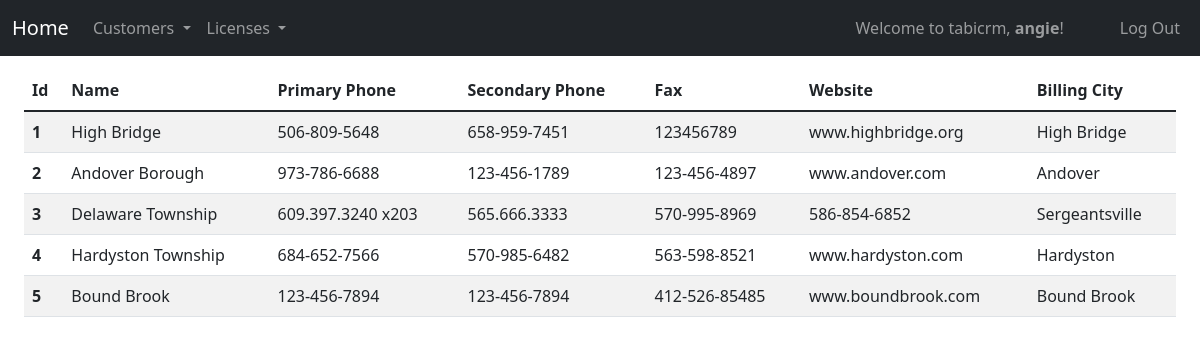
The page /all_customers (signed in) on the database its author committed.
### tabicrm/models.py (models this page shows, shortened)
class User(AbstractUser):
    id = models.AutoField(primary_key=True)
    role = models.CharField(max_length=64)
    title = models.CharField(max_length=64, null=True, blank=True)
    department = models.CharField(max_length=64, null=True, blank=True)
    extension = models.CharField(max_length=64, null=True, blank=True)
    cellphone = models.CharField(max_length=64, null=True, blank=True)
    street = models.CharField(max_length=64, null=True, blank=True)
    city = models.CharField(max_length=64, null=True, blank=True)
    state = models.CharField(max_length=64, null=True, blank=True)
    zip = models.CharField(max_length=64, null=True, blank=True)
    country = models.CharField(max_length=64, null=True, blank=True)

class Customer(models.Model):
    id = models.AutoField(primary_key=True)
    name = models.CharField(max_length=255)
    primary_phone = models.CharField(max_length=255)
    fax =  models.CharField(max_length=255, null=True, blank=True)
    secondary_phone =  models.CharField(max_length=64, null=True, blank=True)
    website = models.CharField(max_length=255, null=True, blank=True)
    notes = models.TextField(null=True, blank=True)
    billing_address_one = models.CharField(max_length=255, null=True, blank=True)
    billing_address_two = models.CharField(max_length=255, null=True, blank=True)
    billing_address_city = models.CharField(max_length=255, null=True, blank=True)
    billing_address_state = models.CharField(max_length=255, null=True, blank=True)
    billing_address_zip = models.CharField(max_length=255, null=True, blank=True)
    billing_address_country = models.CharField(max_length=255, null=True, blank=True)
    shipping_address_one = models.CharField(max_length=255, null=True, blank=True)
    shipping_address_two = models.CharField(max_length=255, null=True, blank=True)
    shipping_address_city = models.CharField(max_length=255, null=True, blank=True)
    shipping_address_state = models.CharField(max_length=255, null=True, blank=True)
    shipping_address_zip = models.CharField(max_length=255, null=True, blank=True)
    shipping_address_country = models.CharField(max_length=255, null=True, blank=True)

### tabicrm/views.py (the view)
# urls.py: path("all_customers", views.all_customers, name="all_customers"),
@login_required
def all_customers(request):
    customers = Customer.objects.all()
    return render(request,"tabicrm/all_customers.html", {"customers": customers})

### tabicrm/templates/tabicrm/all_customers.html (shortened to what this page needs)
{% extends "tabicrm/layout.html" %}
{% load static %}
{% load humanize %}
{% block body %}
<div class="container-fluid">
    <table class="table  table-striped table-responsive">
        <thead class="thead-dark">
            <tr>
                <th scope="col">Id</th>
                <th scope="col">Name</th>
                <th scope="col">Primary Phone</th>
                <th scope="col">Secondary Phone</th>
                <th scope="col">Fax</th>
                <th scope="col">Website</th>
                <th scope="col">Billing City</th>
            </tr>
        </thead>
        <tbody>
            {% for customer in customers %}
            <tr class="select-customer" id="{{customer.id}}" onclick="viewClient('{{customer.id}}')">
                <th scope=" row">{{customer.id}}</th>
                <td>{{customer.name}}</td>
                <td>{{customer.primary_phone}}</td>
                <td>{{customer.secondary_phone}}</td>
                <td>{{customer.fax}}</td>
                <td>{{customer.website}}</td>
                <td>{{customer.billing_address_city}}</td>
            </tr>
            {% endfor%}
        </tbody>
    </table>
</div>
{% endblock %}

### tabicrm/templates/tabicrm/layout.html (shortened to what this page needs)
{% load static %}
<!DOCTYPE html>
<html lang="en">
<head>
    <link href="https://cdn.jsdelivr.net/npm/bootstrap@5.1.3/dist/css/bootstrap.min.css" rel="stylesheet">
    <link rel="stylesheet" href="https://maxst.icons8.com/vue-static/landings/line-awesome/line-awesome/1.3.0/css/line-awesome.min.css">
    <link href="{% static 'tabicrm/styles.css' %}" rel="stylesheet">
</head>
<body>
    <nav class="navbar navbar-expand-xl navbar-dark bg-dark mb-5 fixed-top">
        <div class="container-fluid">
            <a class="navbar-brand" href="{% url 'index' %}">Home</a>
            <div class="collapse navbar-collapse" id="navbarText">
                <ul class="navbar-nav me-auto mb-2 mb-lg-0">
                    {% if user.is_authenticated %}
                    <li class="nav-item dropdown">
                        <a class="nav-link dropdown-toggle" href="#" id="navbarDropdown" role="button" data-bs-toggle="dropdown" aria-expanded="false">
                            Customers
                        </a>
                    </li>
                    <li class="nav-item dropdown">
                        <a class="nav-link dropdown-toggle" href="#" id="navbarDropdown" role="button" data-bs-toggle="dropdown" aria-expanded="false">
                            Licenses
                        </a>
                    </li>
                    {% endif %}
                </ul>
                <span class="navbar-text me-5">
                    {% if user.is_authenticated %}
                    Welcome to tabicrm, <strong>{{ user.username }}</strong>!
                    {% endif %}
                </span>
                <ul class="navbar-nav  mb-2 mb-lg-0">
                    {% if user.is_authenticated %}
                    <li class="nav-item">
                        <a class="nav-link" href="{% url 'logout' %}">Log Out</a>
                    </li>
                    {% else %}
                    <li class="nav-item">
                        <a class="nav-link {% if navlogin %}active{% endif %}" href="{% url 'login' %}">Log In</a>
                    </li>
                    {% endif %}
                </ul>
            </div>
        </div>
    </nav>
    <div class="container-fluid">
        {% block body %}
        {% endblock %}
    </div>
</body>
</html>

### tabicrm/static/tabicrm/styles.css (style rules this page uses)
body { margin-top: 70px; }

### rows shown on the page
User: username "angie"
Customer: id "1", name "High Bridge", primary_phone "506-809-5648", secondary_phone "658-959-7451", fax "123456789", website "www.highbridge.org", billing_address_city "High Bridge"
Customer: id "2", name "Andover Borough", primary_phone "973-786-6688", secondary_phone "123-456-1789", fax "123-456-4897", website "www.andover.com", billing_address_city "Andover"
Customer: id "3", name "Delaware Township", primary_phone "609.397.3240 x203", secondary_phone "565.666.3333", fax "570-995-8969", website "586-854-6852", billing_address_city "Sergeantsville"
Customer: id "4", name "Hardyston Township", primary_phone "684-652-7566", secondary_phone "570-985-6482", fax "563-598-8521", website "www.hardyston.com", billing_address_city "Hardyston"
Customer: id "5", name "Bound Brook", primary_phone "123-456-7894", secondary_phone "123-456-7894", fax "412-526-85485", website "www.boundbrook.com", billing_address_city "Bound Brook"
